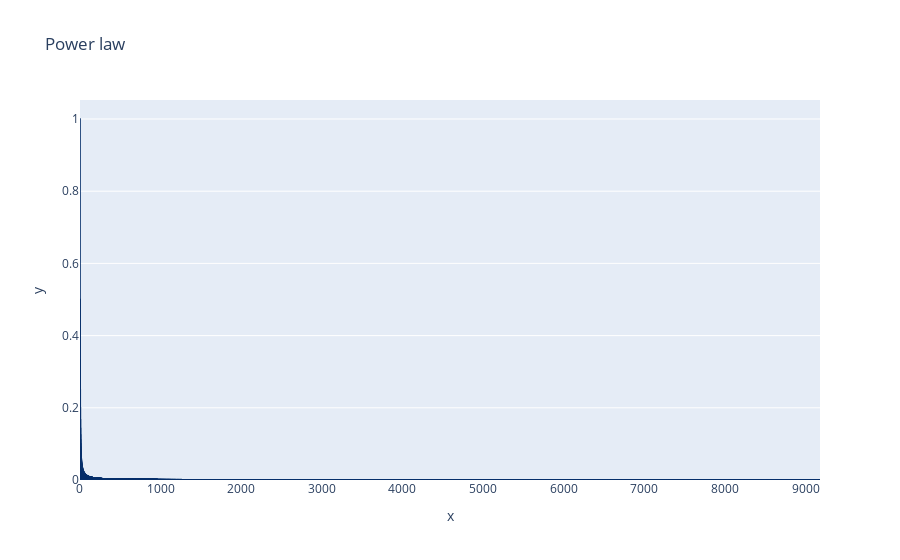

Write notebook code for a chart like this one.
### Code cell
index = np.arange(1, len(utterances))

# y_values = unique_utts_count['count'].to_numpy()
y_values = np.array([1/(x) for x in index])

bar = go.Bar(y=y_values, x=index, )
fig = go.Figure(data=bar)

fig.update_layout(title=f'Power law')

fig.update_xaxes(title='x')
fig.update_yaxes(title='y')
fig.update_traces(marker_color=SQUID_INK, marker_line_color=SQUID_INK,
                  marker_line_width=1.5)
fig.show()

### Figure 1 — Plotly figure (JSON) as saved in the notebook; plotly's stock layout.template omitted (floating-point values rounded to 4 significant figures; data arrays with more than 128 entries replaced by an {"elided": "..."} marker saying what was removed)
{"data": [{"marker": {"color": "rgb(8,48,107)", "line": {"color": "rgb(8,48,107)", "width": 1.5}}, "type": "bar", "x": {"elided": "9179 int values"}, "y": {"elided": "9179 float values"}}], "layout": {"title": {"text": "Power law"}, "xaxis": {"title": {"text": "x"}}, "yaxis": {"title": {"text": "y"}}}}
